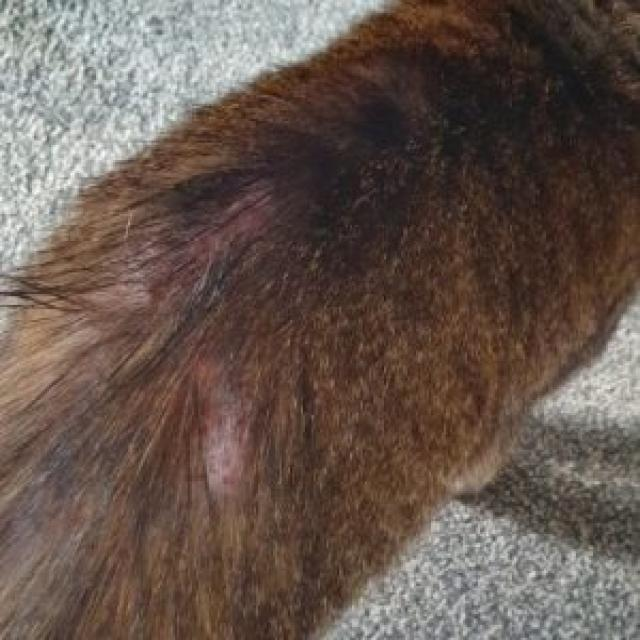
#> input picture backend/dataset/train/flea/Image_13.jpg, 640 x 640 px
$ python -i clahe_transform.py   (imports and definitions only)
#> lines starting #> are read from the running program, lines starting #| are printed output that depends on the picture
#> further down, picture is the input picture: PIL image 640x640 RGB; mean R, G, B 102.1, 86.5, 78.2
import cv2
import numpy as np
from PIL import Image


class CLAHETransform:
    """Matches the CLAHE preprocessing applied at inference time in main.py (apply_clahe)."""

    def __init__(self, clip_limit=2.0, tile_grid_size=(8, 8)):
        self.clip_limit = clip_limit
        self.tile_grid_size = tile_grid_size

    def __call__(self, pil_image):
        img_array = np.array(pil_image.convert('RGB'))
        lab = cv2.cvtColor(img_array, cv2.COLOR_RGB2LAB)
#> lab: shape (640, 640, 3); mean of channels 0, 1, 2 95.3, 133.6, 135.7
        l, a, b = cv2.split(lab)
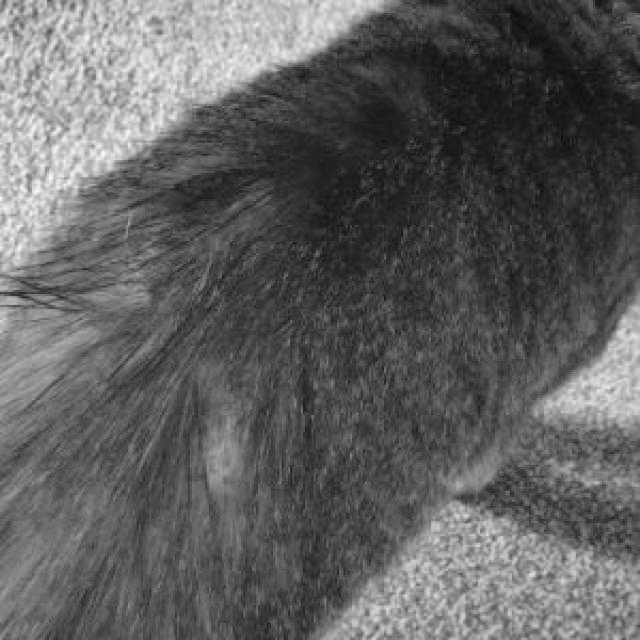
#> l: shape (640, 640); min 11, max 254, mean 95.3
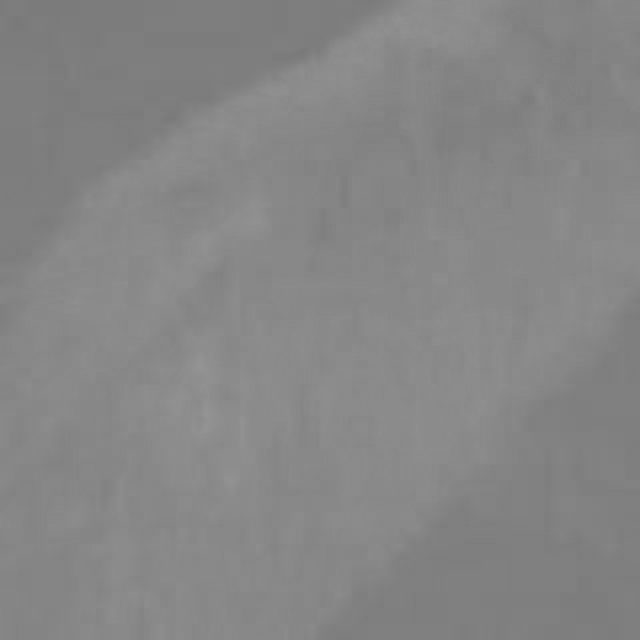
#> a: shape (640, 640); min 121, max 149, mean 133.6
        clahe = cv2.createCLAHE(clipLimit=self.clip_limit, tileGridSize=self.tile_grid_size)
        l_enhanced = clahe.apply(l)
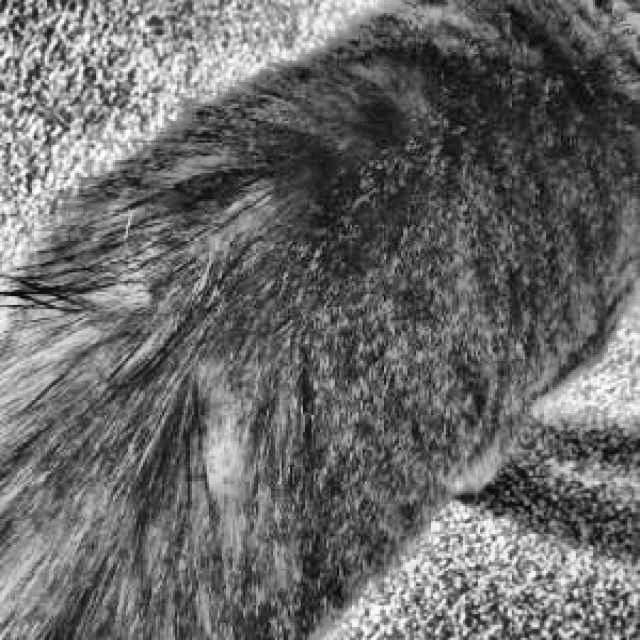
#> l_enhanced: shape (640, 640); min 7, max 255, mean 105.4
        lab_enhanced = cv2.merge([l_enhanced, a, b])
#> lab_enhanced: shape (640, 640, 3); mean of channels 0, 1, 2 105.4, 133.6, 135.7
        enhanced = cv2.cvtColor(lab_enhanced, cv2.COLOR_LAB2RGB)
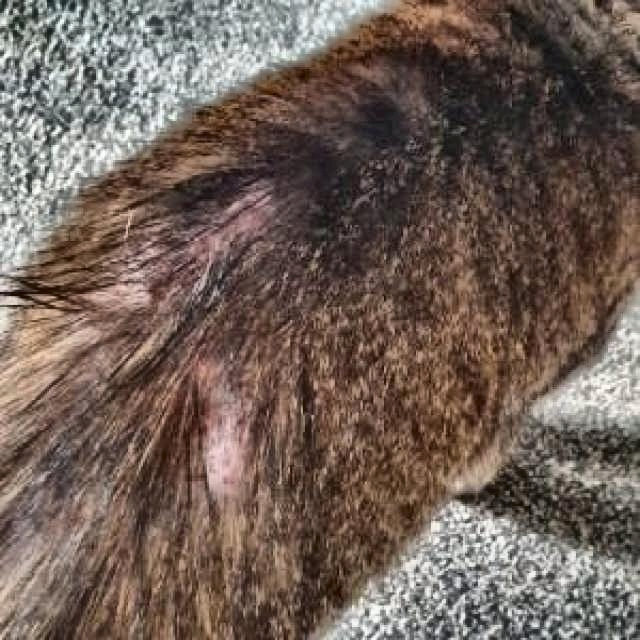
#> enhanced: shape (640, 640, 3); mean R, G, B 112.3, 96, 87.4
        return Image.fromarray(enhanced)

>>> from PIL import Image
>>> picture = Image.open('../dataset/train/flea/Image_13.jpg')
>>> result = CLAHETransform()(picture)

$ run again, on backend/dataset/train/flea/Image_34.jpg
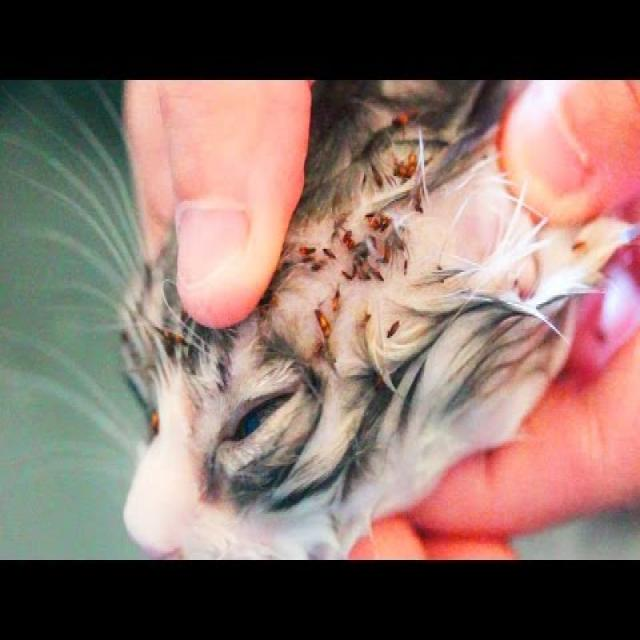
#> input picture backend/dataset/train/flea/Image_34.jpg, 640 x 640 px
#> picture is the input picture: PIL image 640x640 RGB; mean R, G, B 135, 112.2, 104.8
#> lab: shape (640, 640, 3); mean of channels 0, 1, 2 123.3, 135.5, 135.8
#> in __call__, `l_enhanced = clahe.apply(l)`:
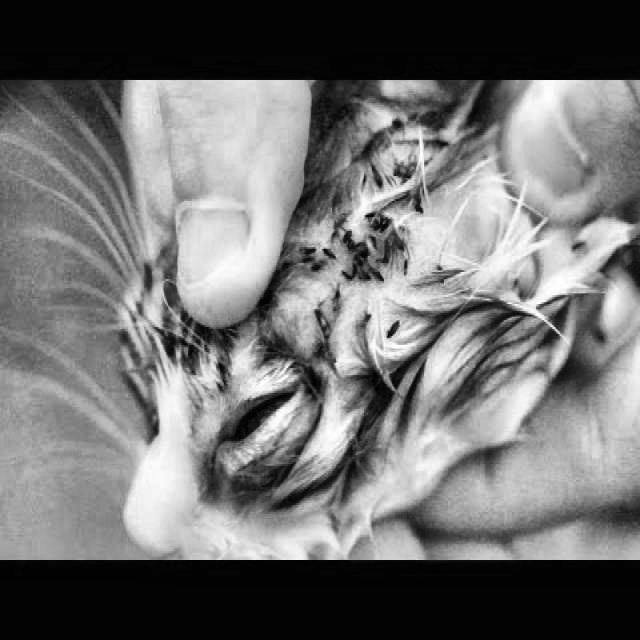
#> l_enhanced: shape (640, 640); min 0, max 255, mean 112.9
#> lab_enhanced: shape (640, 640, 3); mean of channels 0, 1, 2 112.9, 135.5, 135.8
#> in __call__, `enhanced = cv2.cvtColor(lab_enhanced, cv2.COLOR_LAB2RGB)`:
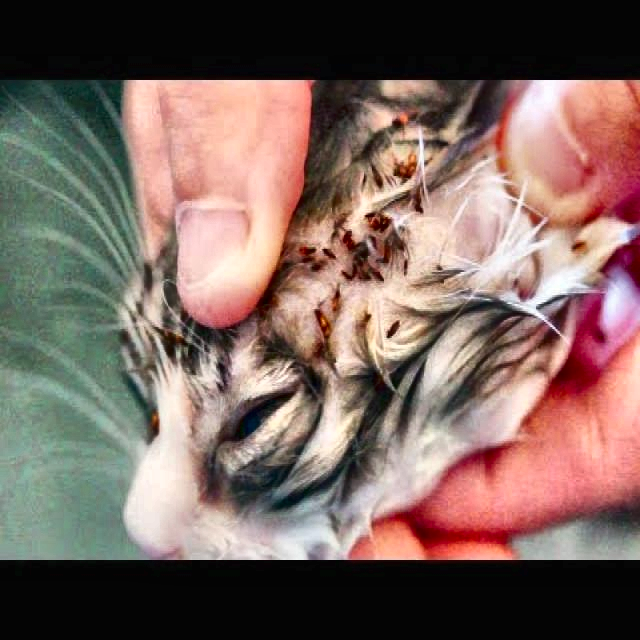
#> enhanced: shape (640, 640, 3); mean R, G, B 124, 102.4, 95.4

$ run again, on backend/dataset/train/flea/Image_42.jpg
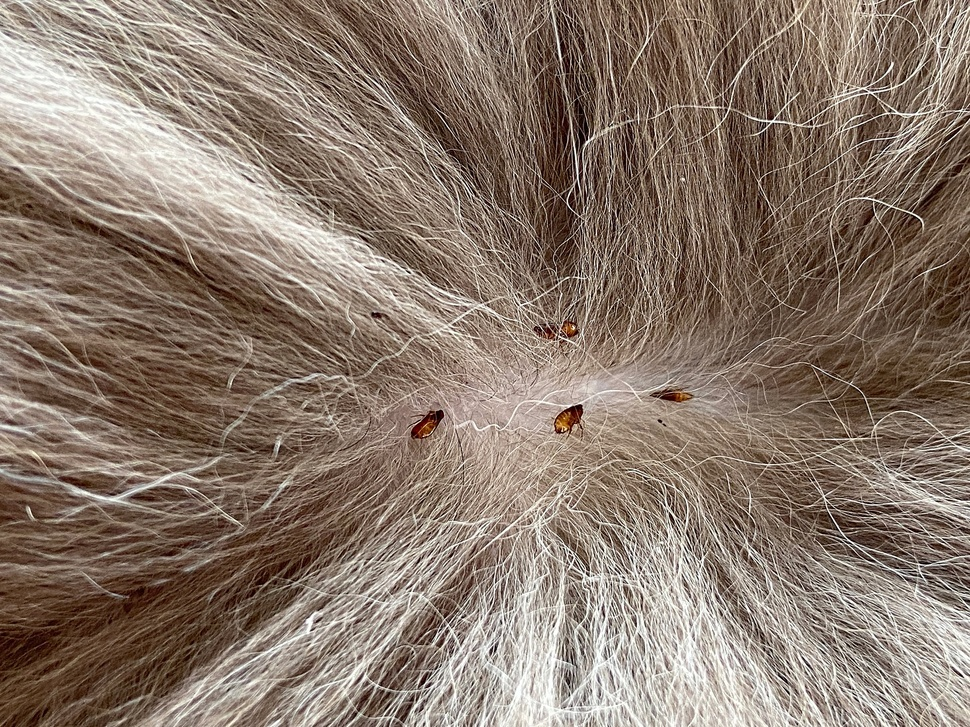
#> input picture backend/dataset/train/flea/Image_42.jpg, 970 x 727 px, shrunk from 2016 x 1512 before the run
#> picture is the input picture: PIL image 970x727 RGB; mean R, G, B 137.6, 120.7, 107.7
#> lab: shape (727, 970, 3); mean of channels 0, 1, 2 130.3, 132.8, 137.9
#> in __call__, `l_enhanced = clahe.apply(l)`:
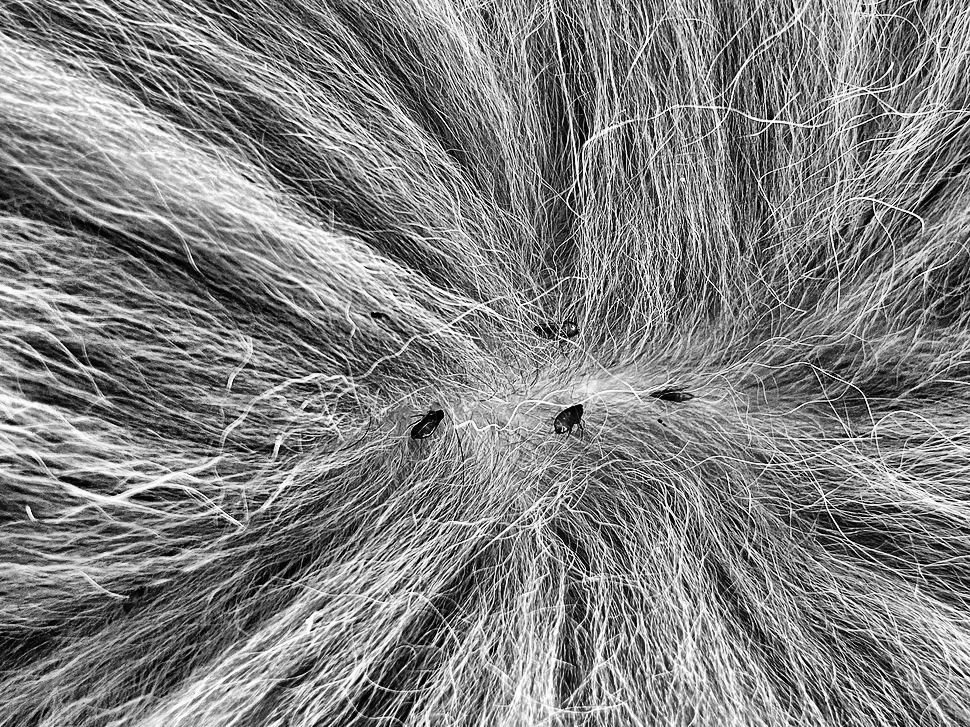
#> l_enhanced: shape (727, 970); min 0, max 255, mean 128.5
#> lab_enhanced: shape (727, 970, 3); mean of channels 0, 1, 2 128.5, 132.8, 137.9
#> in __call__, `enhanced = cv2.cvtColor(lab_enhanced, cv2.COLOR_LAB2RGB)`:
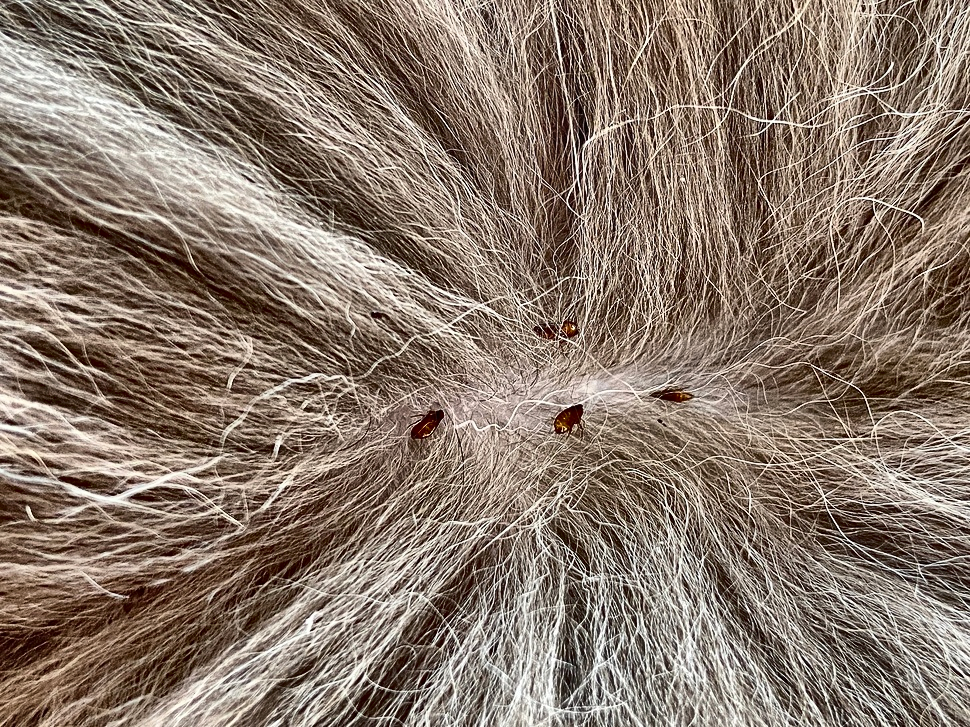
#> enhanced: shape (727, 970, 3); mean R, G, B 137, 120.1, 107

$ run again, on backend/dataset/train/flea/Image_49.jpg
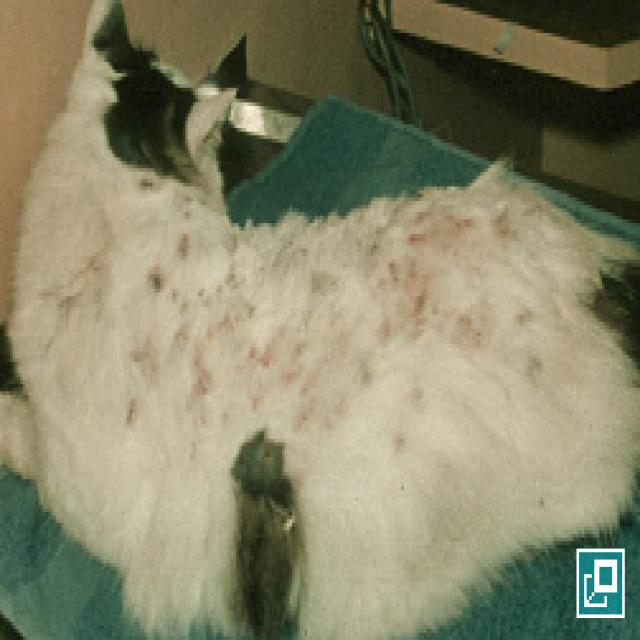
#> input picture backend/dataset/train/flea/Image_49.jpg, 640 x 640 px
#> picture is the input picture: PIL image 640x640 RGB; mean R, G, B 135, 133.2, 105.2
#> lab: shape (640, 640, 3); mean of channels 0, 1, 2 138.5, 123.8, 143.5
#> in __call__, `l_enhanced = clahe.apply(l)`:
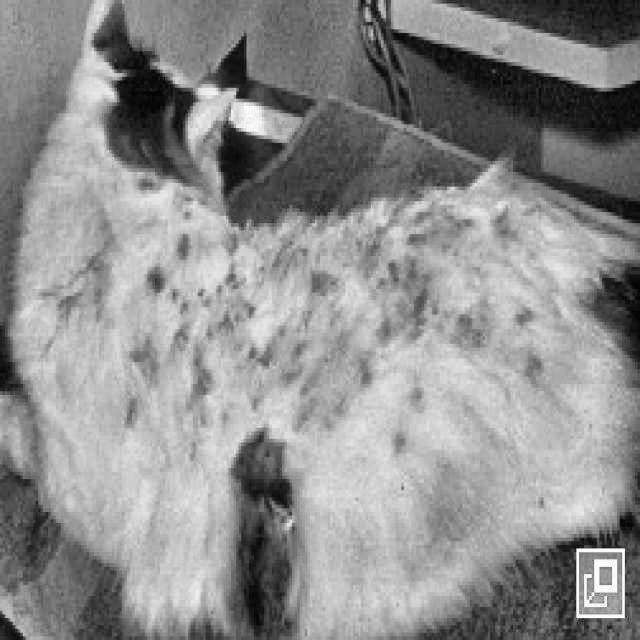
#> l_enhanced: shape (640, 640); min 2, max 255, mean 142.1
#> lab_enhanced: shape (640, 640, 3); mean of channels 0, 1, 2 142.1, 123.8, 143.5
#> in __call__, `enhanced = cv2.cvtColor(lab_enhanced, cv2.COLOR_LAB2RGB)`:
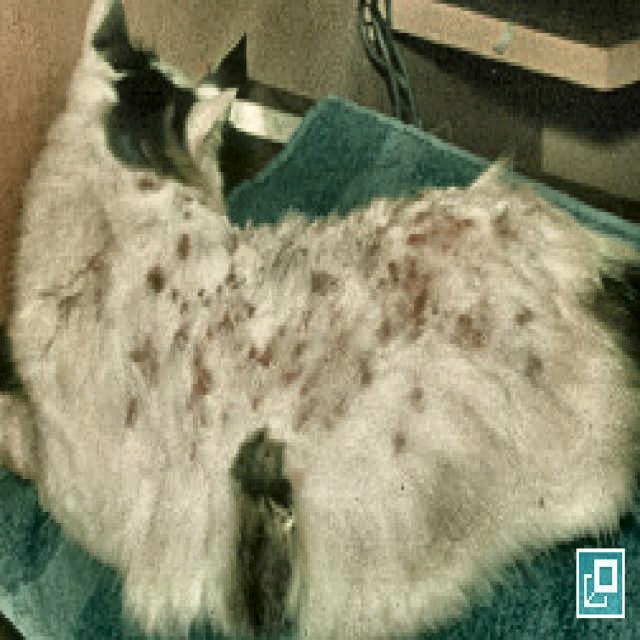
#> enhanced: shape (640, 640, 3); mean R, G, B 138.7, 136.9, 108.6
